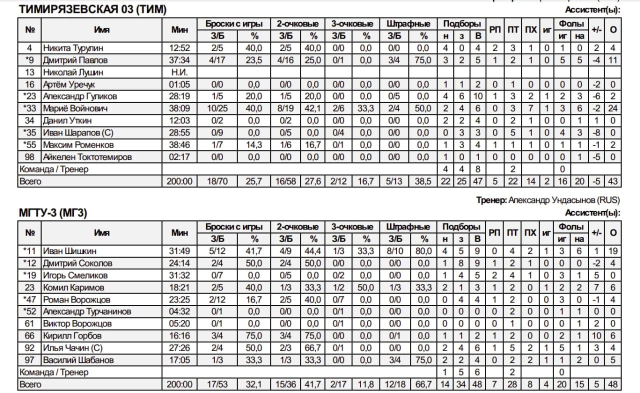
#> input picture data/fiba_proto_1.jpg, 1280 x 786 px (shown at 1/2 size)
$ python extract.py
#> lines starting #> are read from the running program, lines starting #| are printed output that depends on the picture; after the words box and inside, x2 and y2 are one past the last pixel; in counts of white or black regions, pixels touching at a corner belong together
import cv2
import numpy as np
import pytesseract

# import matplotlib.pyplot as plt

img = cv2.imread('data/fiba_proto_1.jpg', cv2.THRESH_BINARY)
#> img: shape (786, 1280); min 0, max 255, mean 209.3

img_bin = 255 - img
thresh1, img_bin_otsu = cv2.threshold(
    img_bin, 128, 255, cv2.THRESH_BINARY | cv2.THRESH_OTSU)
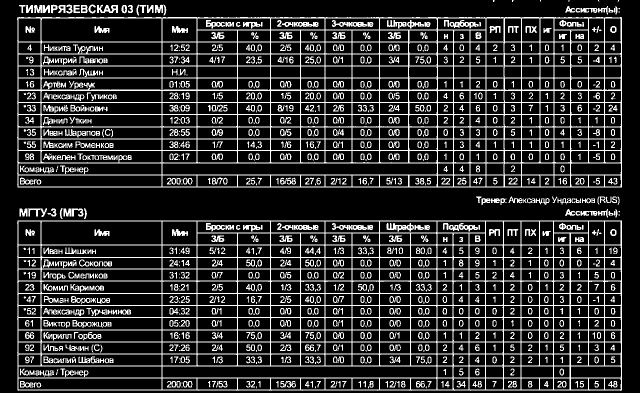
#> img_bin_otsu: shape (786, 1280) (shown at 1/2 size); 18.2% white in thin lines or dots
#> thresh1 = 104

kernel = cv2.getStructuringElement(cv2.MORPH_RECT, (2, 2))

vertical_kernel = cv2.getStructuringElement(
    cv2.MORPH_RECT, (1, np.array(img).shape[1] // 100))
#> vertical_kernel = [1, 1, 1, 1, 1, 1, 1, 1, 1, 1, 1, 1]
eroded_image = cv2.erode(img_bin_otsu, vertical_kernel, iterations=3)
#> eroded_image: shape (786, 1280); 2.5% white in thin lines or dots, all inside (x1, y1, x2, y2) = (35, 52, 1244, 766)
vertical_lines = cv2.dilate(eroded_image, vertical_kernel, iterations=3)
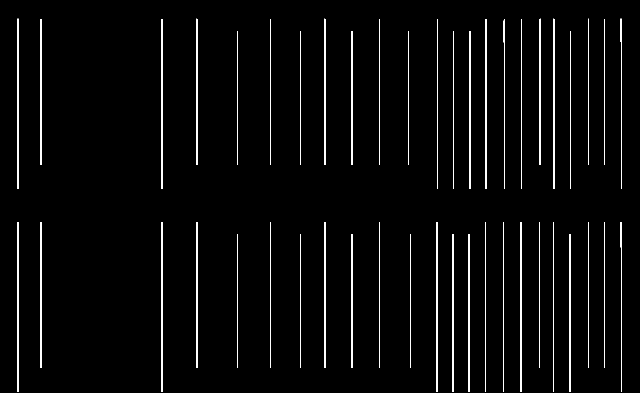
#> vertical_lines: shape (786, 1280) (shown at 1/2 size); 2.8% white in thin lines or dots, all inside (x1, y1, x2, y2) = (35, 37, 1244, 784)

hor_kernel = cv2.getStructuringElement(
    cv2.MORPH_RECT, (np.array(img).shape[1] // 100, 1))
eroded_image = cv2.erode(img_bin, hor_kernel, iterations=5)
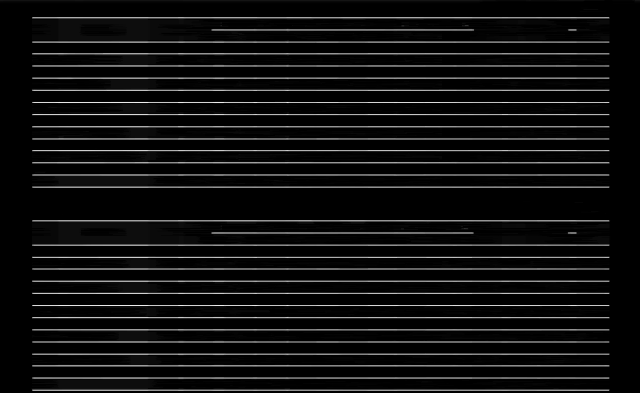
#> eroded_image: shape (786, 1280) (shown at 1/2 size); min 0, max 255, mean 15.9
horizontal_lines = cv2.dilate(eroded_image, hor_kernel, iterations=5)

vertical_horizontal_lines = cv2.addWeighted(
    vertical_lines, 0.5, horizontal_lines, 0.5, 0.0)
vertical_horizontal_lines = cv2.erode(
    ~vertical_horizontal_lines, kernel, iterations=3)

thresh, vertical_horizontal_lines = cv2.threshold(vertical_horizontal_lines, 128,
                                                  255, cv2.THRESH_BINARY | cv2.THRESH_OTSU)
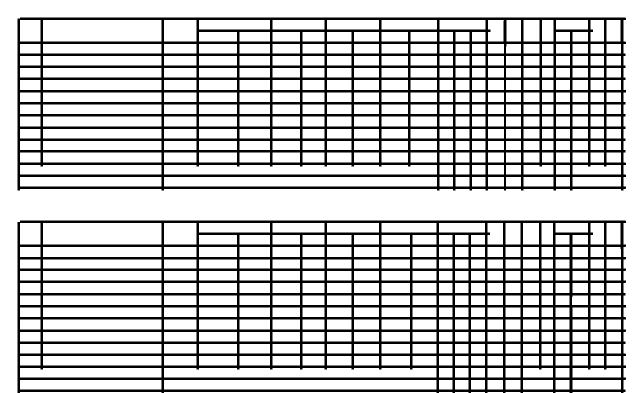
#> vertical_horizontal_lines: shape (786, 1280) (shown at 1/2 size); 76.8% white; 2 black regions
#> thresh = 192

bitxor = cv2.bitwise_xor(img, vertical_horizontal_lines)
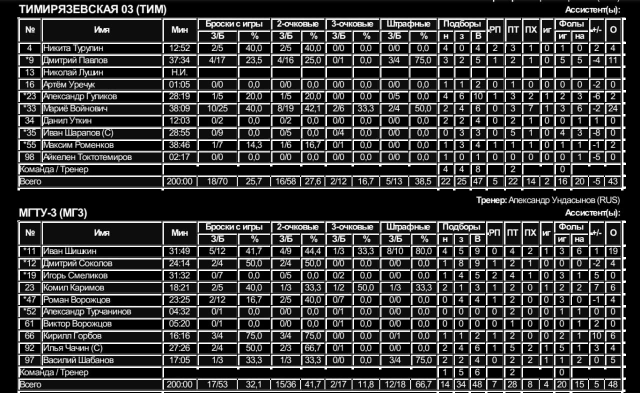
#> bitxor: shape (786, 1280) (shown at 1/2 size); min 0, max 255, mean 59.5
bitnot = cv2.bitwise_not(bitxor)
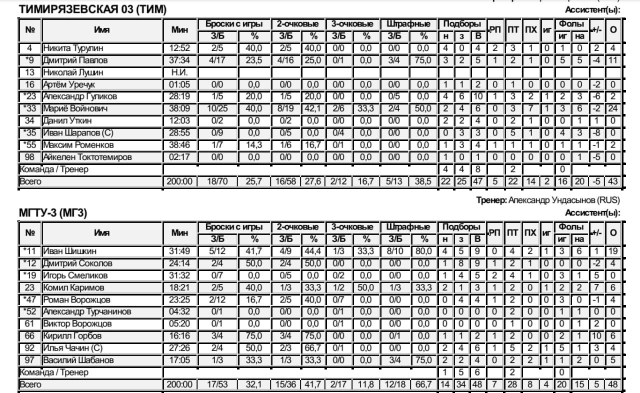
#> bitnot: shape (786, 1280) (shown at 1/2 size); min 0, max 255, mean 195.5

# detect contours for following box detection
contours, hierarchy = cv2.findContours(
    vertical_horizontal_lines, cv2.RETR_TREE, cv2.CHAIN_APPROX_SIMPLE)
#> contours = 548 contours; largest, box (x1, y1, x2, y2) and area: (0, 0, 1280, 786) 585172, (34, 34, 1253, 382) 417796, (86, 446, 323, 489) 9912, (86, 40, 323, 83) 9912, (328, 354, 874, 373) 9810

# sort all the contours by top to bottom
contours, bounding_boxes = zip(*sorted(zip(contours, [cv2.boundingRect(cnt) for cnt in contours]),
                                       key=lambda b: b[1][1], reverse=False))
#> contours = 548 contours; largest, box (x1, y1, x2, y2) and area: (0, 0, 1280, 786) 585172, (34, 34, 1253, 382) 417796, (86, 40, 323, 83) 9912, (86, 446, 323, 489) 9912, (328, 354, 874, 373) 9810; bounding_boxes = 548 items, first 6: (0, 0, 1280, 786), (34, 34, 1219, 348), (1213, 40, 28, 43), (1181, 40, 27, 43), (1112, 40, 64, 19), (1084, 40, 23, 43)

# creating a list of heights for all detected boxes
heights = [bounding_boxes[i][3] for i in range(len(bounding_boxes))]
#> heights = 548 values, max 786 at index 0, min 2 at index 538, mean 21.64
mean = np.mean(heights)
#> mean = 21.64
box = []

# get position (x,y), width and height for every contour and show the contour on image
for cnt in contours:
    x, y, w, h = cv2.boundingRect(cnt)
    if w < 1000 and h < 500:
        image = cv2.rectangle(img, (x, y), (x + w, y + h), (0, 255, 0), 2)
        box.append([x, y, w, h])
#> this loop made 548 passes
#> (cnt, x, y, w, h) on passes 3, 5, 6: ([[1213, 40], [1213, 82], [1240, 82], [1240, 40]], 1213, 40, 28, 43), ([[1112, 40], [1112, 58], [1175, 58], [1175, 40]], 1112, 40, 64, 19), ([[1084, 40], [1084, 82], [1106, 82], [1106, 40]], 1084, 40, 23, 43)
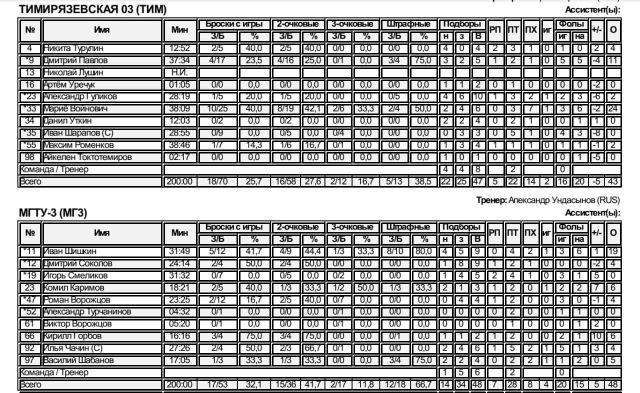
#> img: shape (786, 1280) (shown at 1/2 size); min 0, max 255, mean 168.3
#> after the loop, box = 546 items, first 6: [1213, 40, 28, 43], [1181, 40, 27, 43], [1112, 40, 64, 19], [1084, 40, 23, 43], [1047, 40, 32, 43], [1013, 40, 29, 43]

# sorting the boxes to their respective row and column
rows = []
columns = []
previous = box[0]
#> previous = [1213, 40, 28, 43]
columns.append(previous)

for i in range(1, len(box)):
    if box[i][1] <= previous[1] + mean / 2:
        columns.append(box[i])
        previous = box[i]
        if i == len(box) - 1:
            rows.append(columns)
    else:
        rows.append(columns)
        columns = []
        previous = box[i]
        columns.append(previous)
#> this loop made 545 passes
#> previous on passes 1 to 12: [1181, 40, 27, 43], [1112, 40, 64, 19], [1084, 40, 23, 43], [1047, 40, 32, 43], [1013, 40, 29, 43], [976, 40, 32, 43], [879, 40, 92, 19], [763, 40, 111, 19], [654, 40, 104, 19], [545, 40, 104, 19], [398, 40, 142, 19], [328, 40, 65, 43]
#> after the loop, rows = 29 items

# calculating maximum number of cells
max_cols = 0
max_cols_idx = 0
for i in range(len(rows)):
    tmp = len(rows[i])
    if tmp > max_cols:
        max_cols = tmp
        max_cols_idx = i
#> this loop made 29 passes
#> (tmp, max_cols, max_cols_idx) on passes 1, 3: (15, 15, 0), (22, 22, 2)
#> tmp on passes 2, 4, 5, 6, 7, 8: 13, 22, 22, 22, 22, 22
#> after the loop, max_cols = 22; max_cols_idx = 2

# retrieving the center of each column
centers = np.array([int(cell[0] + cell[2] / 2) for cell in rows[max_cols_idx]])
#> centers = 22 values, max 1227 at index 0, min 60 at index 21, mean 794.2
centers.sort()

table = []
for row in rows:
    sort_row = [[] for k in range(max_cols)]

    for cell in row:
        diff = abs(centers - (cell[0] + cell[2] / 4))
        idx = list(diff).index(min(diff))
        sort_row[idx] = cell

    table.append(sort_row)
#> this loop made 29 passes
#> after the loop, table = 29 items

# from every single image-based cell/box the strings are extracted via pytesseract and stored in a list

name_column = 1
point_column = 21

for row in table:
    for idx in (name_column, point_column):
        cell = row[idx]
        if len(cell) == 0:
            continue

        y, x, w, h = cell[0], cell[1], cell[2], cell[3]
        final_img = bitnot[x:x+h, y:y+w]

        kernel = cv2.getStructuringElement(cv2.MORPH_RECT, (2, 1))
        border = cv2.copyMakeBorder(
            final_img, 2, 2, 2, 2, cv2.BORDER_CONSTANT, value=[255, 255])
        resizing = cv2.resize(border, None, fx=2, fy=2,
                              interpolation=cv2.INTER_CUBIC)
        dilation = cv2.dilate(resizing, kernel, iterations=1)
        erosion = cv2.erode(dilation, kernel, iterations=2)

        tmp = bitnot.copy()
        cv2.rectangle(tmp, (x, y), (x+h, y+w), (0, 255, 0), 4)

        out = ''
        if idx == name_column:
#> (the run stopped early here; a loop or call above may not have finished)

$ run again, with data/fiba_proto_2.jpg copied over data/fiba_proto_1.jpg
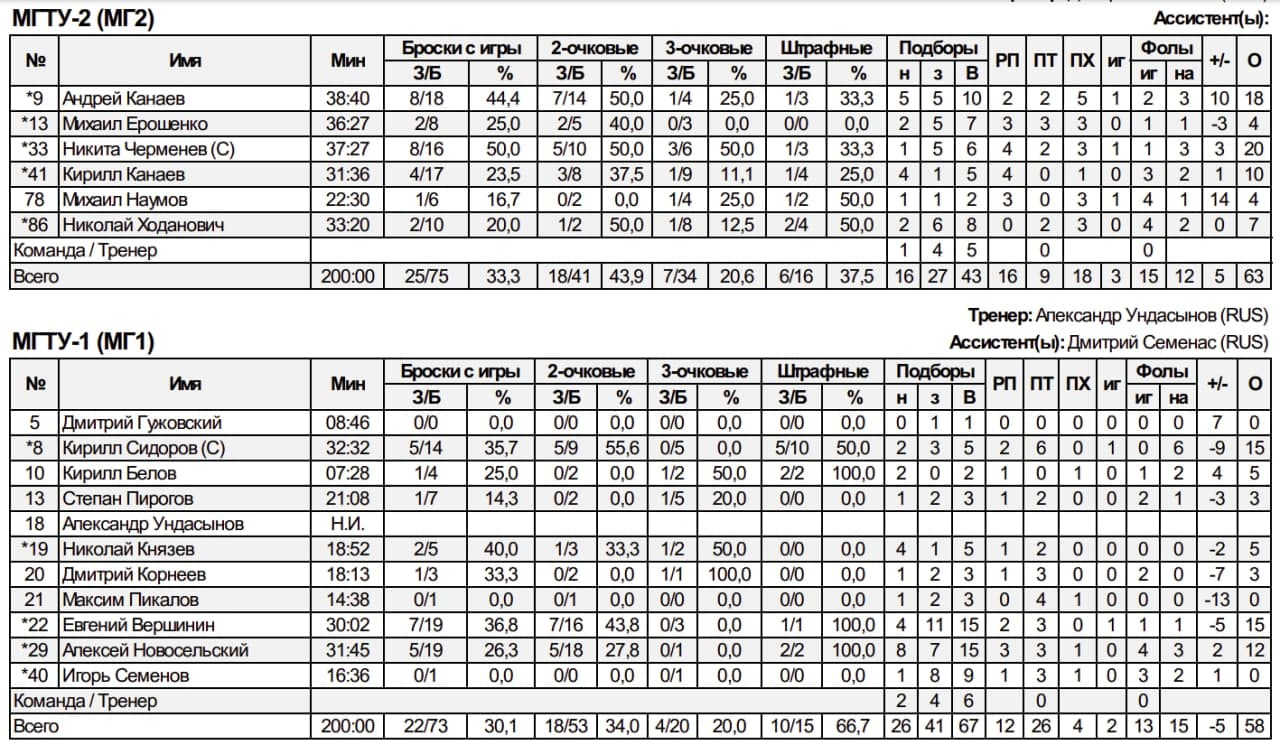
#> input picture data/fiba_proto_2.jpg, 1280 x 745 px
#> `thresh1, img_bin_otsu = cv2.threshold( img_bin, 128, 255, cv2.THRESH_B..`:
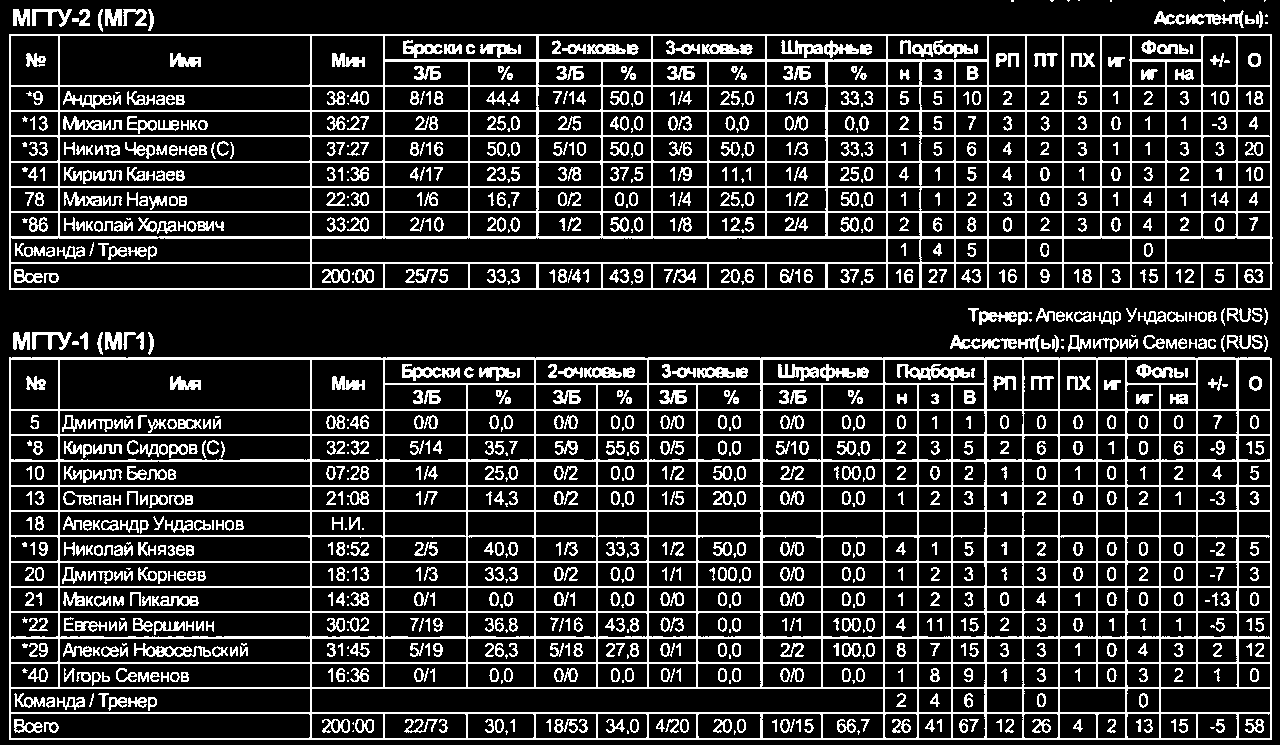
#> img_bin_otsu: shape (745, 1280); 18.8% white in thin lines or dots
#> thresh1 = 102
#> vertical_lines: shape (745, 1280); 2.7% white in thin lines or dots
#> thresh = 191
#> contours = 505 contours, 1 with area under 20; largest, box (x1, y1, x2, y2) and area: (0, 0, 1280, 745) 129082, (315, 267, 886, 288) 11400, (315, 717, 883, 738) 11340, (63, 362, 310, 409) 11316, (315, 241, 886, 262) 11224
#> bounding_boxes = 505 items, first 6: (0, 0, 1280, 745), (1275, 39, 5, 46), (1241, 39, 29, 46), (1206, 39, 30, 46), (1135, 39, 66, 21), (1105, 39, 25, 46)
#> heights = 505 values, max 745 at index 0, min 2 at index 496, mean 22.65
#> mean = 22.65
#> the loop `for cnt in contours:` made 505 passes
#> (cnt, x, y, w, h) on passes 2, 3, 5: ([[1275, 39], [1275, 84], [1279, 84], [1279, 39]], 1275, 39, 5, 46), ([[1241, 39], [1241, 84], [1269, 84], [1269, 39]], 1241, 39, 29, 46), ([[1135, 39], [1135, 59], [1200, 59], [1200, 39]], 1135, 39, 66, 21)
#> after the loop `for cnt in contours:`:
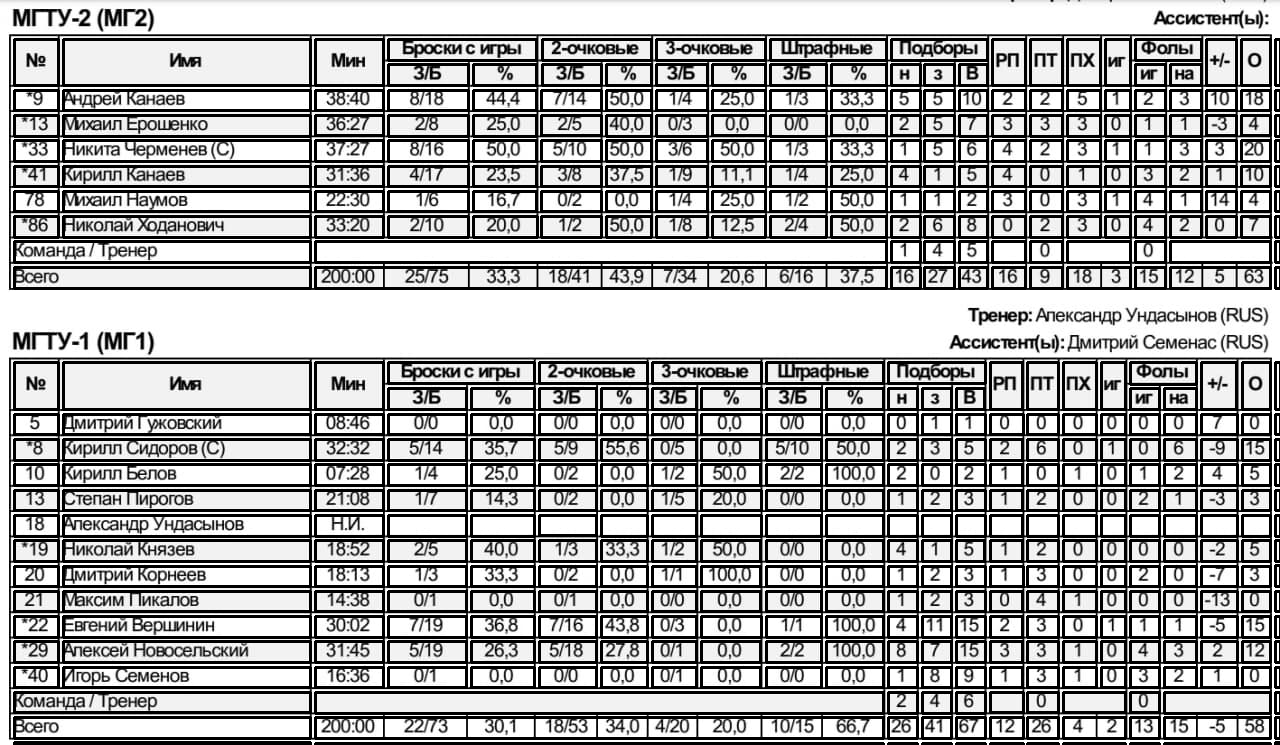
#> img: shape (745, 1280); min 0, max 255, mean 167.2
#> after the loop `for cnt in contours:`: box = 504 items, first 6: [1275, 39, 5, 46], [1241, 39, 29, 46], [1206, 39, 30, 46], [1135, 39, 66, 21], [1105, 39, 25, 46], [1067, 39, 33, 46]
#> `previous = box[0]`: previous = [1275, 39, 5, 46]
#> the loop `for i in range(1, len(box)):` made 503 passes
#> previous on passes 1 to 8: [1241, 39, 29, 46], [1206, 39, 30, 46], [1135, 39, 66, 21], [1105, 39, 25, 46], [1067, 39, 33, 46], [1030, 39, 32, 46], [992, 39, 33, 46], [891, 39, 96, 21]
#> after the loop `for i in range(1, len(box)):`: rows = 26 items
#> the loop `for i in range(len(rows)):` made 26 passes
#> (tmp, max_cols, max_cols_idx) on passes 1, 3: (16, 16, 0), (23, 23, 2)
#> after the loop `for i in range(len(rows)):`: max_cols = 23; max_cols_idx = 2
#> centers = 23 values, max 1277 at index 0, min 36 at index 22, mean 823.3
#> the loop `for row in rows:` made 26 passes
#> after the loop `for row in rows:`: table = 26 items
